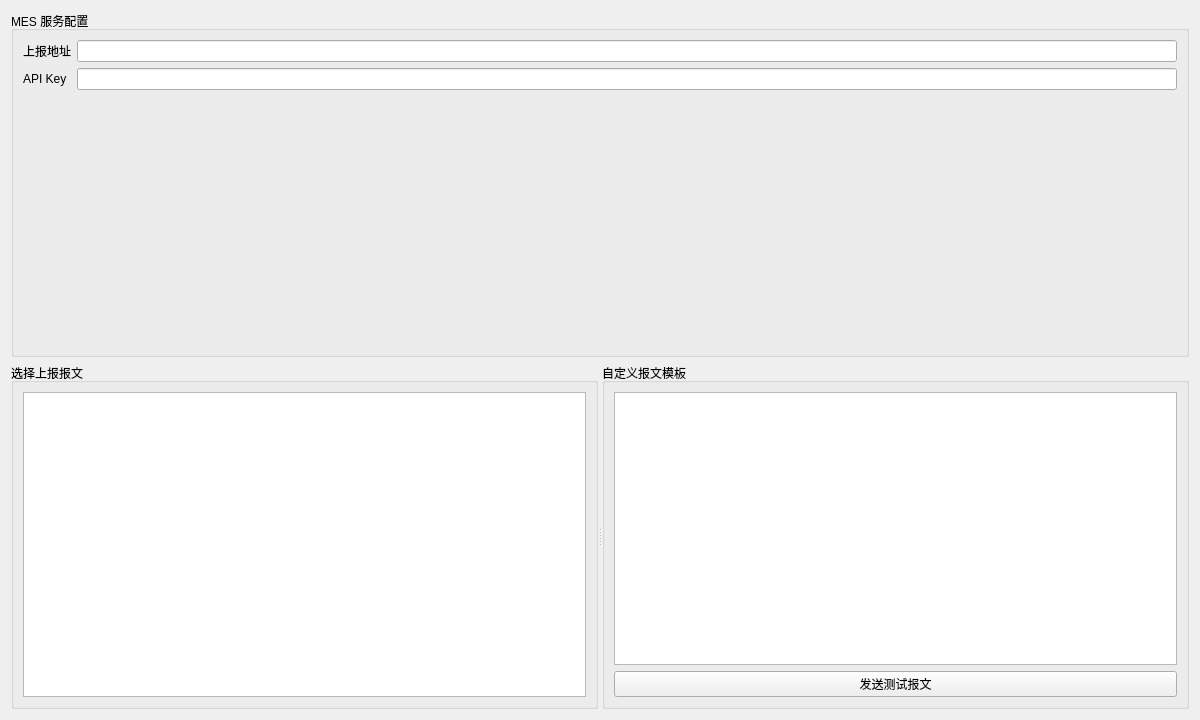
<?xml version="1.0" encoding="UTF-8"?>
<ui version="4.0">
 <class>MesPage</class>
 <widget class="QWidget" name="MesPage">
  <property name="geometry"><rect><x>0</x><y>0</y><width>1200</width><height>720</height></rect></property>
  <layout class="QVBoxLayout" name="verticalLayout">
   <item>
    <widget class="QGroupBox" name="connectionGroup">
     <property name="title"><string>MES 服务配置</string></property>
     <layout class="QFormLayout" name="connectionForm">
      <item row="0" column="0"><widget class="QLabel" name="urlLabel"><property name="text"><string>上报地址</string></property></widget></item>
      <item row="0" column="1"><widget class="QLineEdit" name="urlEdit"/></item>
      <item row="1" column="0"><widget class="QLabel" name="apiKeyLabel"><property name="text"><string>API Key</string></property></widget></item>
      <item row="1" column="1"><widget class="QLineEdit" name="apiKeyEdit"/></item>
     </layout>
    </widget>
   </item>
   <item>
    <widget class="QSplitter" name="mainSplitter">
     <property name="orientation"><enum>Qt::Horizontal</enum></property>
     <widget class="QGroupBox" name="messageGroup">
      <property name="title"><string>选择上报报文</string></property>
      <layout class="QVBoxLayout" name="messageLayout">
       <item><widget class="QListWidget" name="messageList"/></item>
      </layout>
     </widget>
     <widget class="QGroupBox" name="customGroup">
      <property name="title"><string>自定义报文模板</string></property>
      <layout class="QVBoxLayout" name="customLayout">
       <item><widget class="QPlainTextEdit" name="templateEdit"/></item>
       <item><widget class="QPushButton" name="sendTestButton"><property name="text"><string>发送测试报文</string></property></widget></item>
      </layout>
     </widget>
    </widget>
   </item>
  </layout>
 </widget>
 <resources/>
 <connections/>
</ui>
